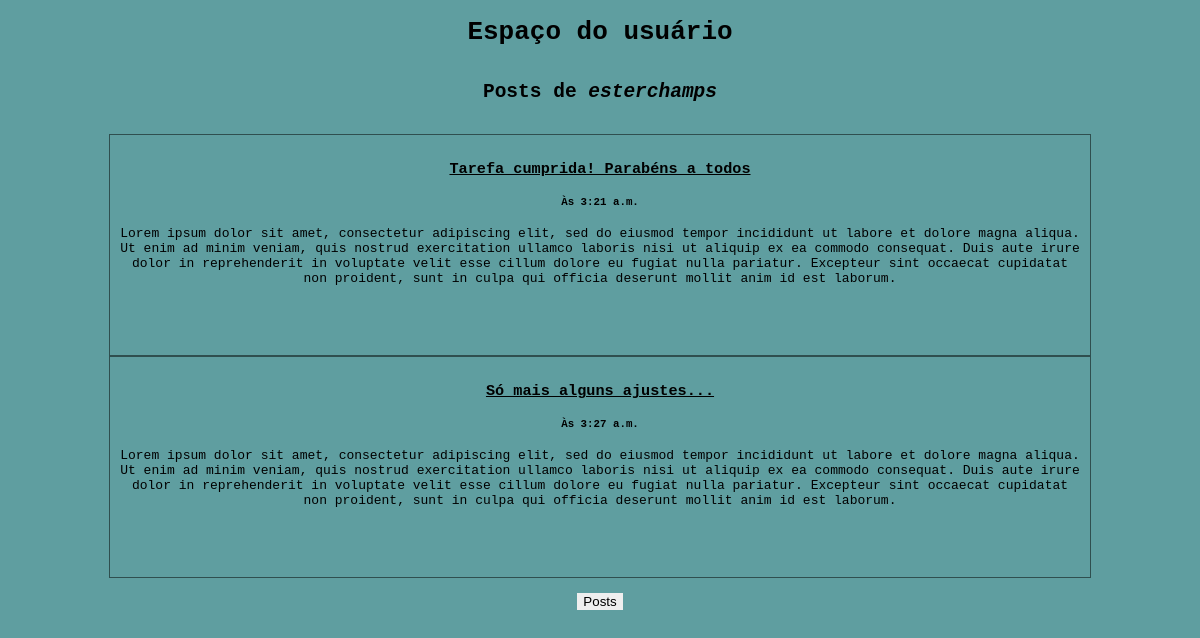
The app's page /users/details/4/ (signed in) with its own data.
### users/models.py (models this page shows)
class User(AbstractUser):
    username = models.CharField(verbose_name="Nome de usuário", max_length=50, unique=True)
    email = models.EmailField(verbose_name="E-mail", max_length=150, unique=True)
    password = models.CharField(verbose_name="Senha", max_length=50)
    first_name = models.CharField(editable=False, max_length=10)
    last_name = models.CharField(editable=False, max_length=10)
    is_staff = models.BooleanField(default=True, editable=False)
    is_superuser = models.BooleanField(default=False, editable=False)
    def __str__(self):
        return self.username

### posts/models.py (models this page shows, shortened)
class Post(models.Model):
    author = models.ForeignKey(User, related_name='user_posts', verbose_name="Autor", on_delete=models.PROTECT)
    title = models.CharField(verbose_name="Título", max_length=150)
    text = models.TextField(verbose_name="Texto", blank=False)
    post_date = models.TimeField(verbose_name="Data da postagem", auto_now_add=True, editable=False)
    last_edit = models.TimeField(verbose_name="Ultima edição", auto_now=True, editable=False)

### users/views.py (the view)
# urls.py: path('details/<int:pk>/', UserDetailView.as_view(), name="details"),
class UserDetailView(generic.DetailView):
    model = User
    context_object_name = 'user'
    template_name = 'users/userspace.html'

### templates/users/userspace.html (shortened to what this page needs)
<!DOCTYPE html>
<html>
    <head>
    </head>
    <body>
        <div id="conteudo">
            <h1>Espaço do usuário</h1>
            {% if request.user.is_authenticated %}
                <h2>Posts de <i>{{request.user}}</i></h2>
                <br>
                    {% for post in user.user_posts.all %}
                    <div class="post">
                        <a href="{% url 'posts:detail' post.pk %}"><h3>{{post.title}}</h3></a>
                        <h5>Às {{post.post_date}}</h5>
                        <p>{{post.text}}</p>
                    </div>
                    {% endfor %}
            {% else %}
                <p>Faça login para acessar seu espaço.</p>
                <a href="{% url 'users:login' %}"><button>Entrar</button></a>
            {% endif %}
                <br>
                <a href="{% url 'posts:allposts' %}"><button>Posts</button></a>
        </div>
    </body>
</html>

### templates/users/userspace.html (style rules this page uses)
body { font-family: monospace; background-color: cadetblue; margin: 0; display: flex; justify-content: center; text-align: center; }
#conteudo { display: flex; flex-direction: column; align-items: center; }
.post { border: solid 1px darkslategray; width: 80%; height: 25vh; padding: 10px 10px 10px 10px; }
button { border: none; cursor: pointer; }
a { color: black; }

### records on screen
User: user "esterchamps"
Post: title "Tarefa cumprida! Parabéns a todos", post_date "3:21 a.m.", text "Lorem ipsum dolor sit amet, consectetur adipiscing elit, sed do eiusmod tempor incididunt ut labore et dolore magna aliqua. Ut enim ad minim veniam, quis nostrud exercitation ullamco laboris nisi ut aliquip ex ea commodo consequat. Duis aute irure dolor in reprehenderit in voluptate velit esse cillum dolore eu fugiat nulla pariatur. Excepteur sint occaecat cupidatat non proident, sunt in culpa qui officia deserunt mollit anim id est laborum."
Post: title "Só mais alguns ajustes...", post_date "3:27 a.m.", text "Lorem ipsum dolor sit amet, consectetur adipiscing elit, sed do eiusmod tempor incididunt ut labore et dolore magna aliqua. Ut enim ad minim veniam, quis nostrud exercitation ullamco laboris nisi ut aliquip ex ea commodo consequat. Duis aute irure dolor in reprehenderit in voluptate velit esse cillum dolore eu fugiat nulla pariatur. Excepteur sint occaecat cupidatat non proident, sunt in culpa qui officia deserunt mollit anim id est laborum."
